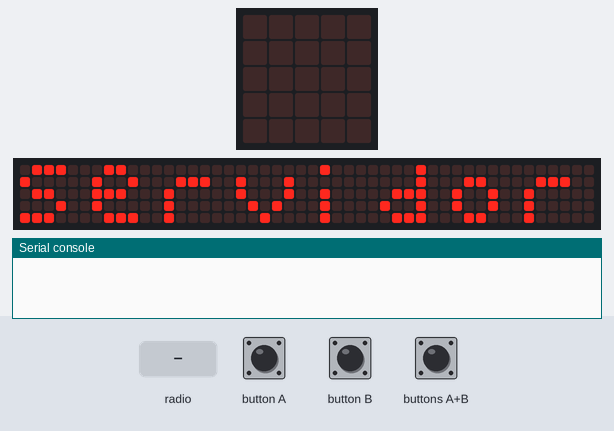
The program below on a simulated BBC micro:bit (MakeCode). Parts: the board's 5×5 LED display, a strip that is not on the board, showing the scrolling text unrolled, the last lines printed to the serial console. The inputs (shaded band) are chosen by the test bench. No radio messages arrive unless stated (any console line starting 'radio sent:' is added by the test bench); the 48×5 strip is a reading aid, not a part: it shows the text the display is scrolling, unrolled, one strip-width of it at a time.

Above: at 8.8 s.
10.5 s: radio message "Batim=1" arrives
At 10.57 s:
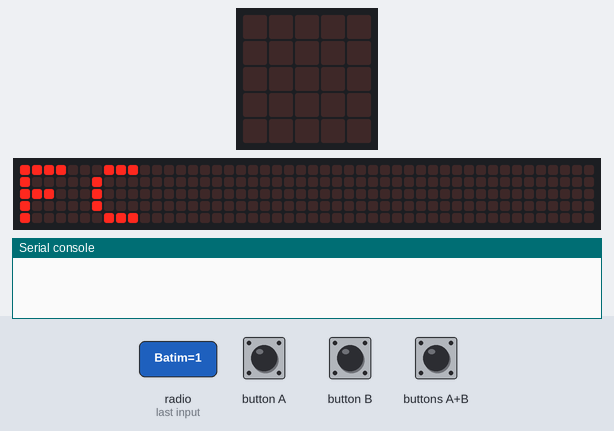
At 11.02 s:
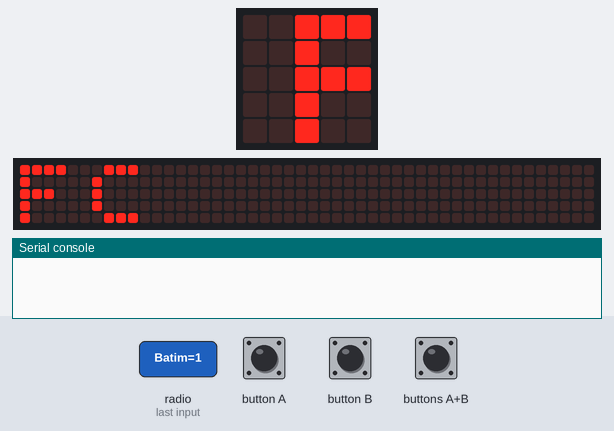
12.4 s: button A pressed for 0.15 s
13.1 s: buttons A+B pressed for 0.15 s
At 13.27 s:
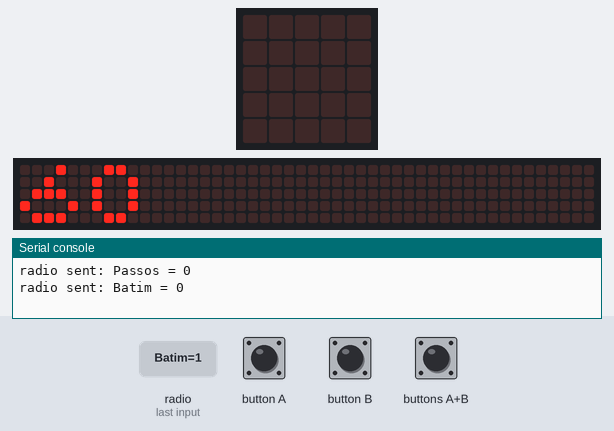
13.8 s: radio message "Passos=1" arrives
16.8 s: radio message "Batim=0" arrives
18.9 s: button B pressed for 0.15 s
At 20.9 s:
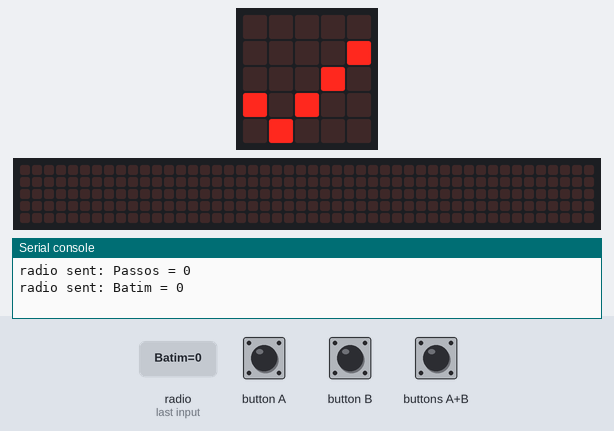

Measured:
- after the input at 10.5 s, the display: changes at once (image 1)
- after the input at 18.9 s, the display: first differs from a run without the input after 1.7 s (image 4)
- what the display in image 0 shows lasts 0.4 s, from 8.8 s to 9.2 s
- what the display in image 4 shows lasts 0.5 s, from 20.6 s to 21.1 s

The program:

main.ts
```typescript
input.onButtonPressed(Button.A, function () {
    radio.sendValue("Passos", totalPassos)
    radio.sendValue("Batim", totalBatimentos)
    basic.showIcon(IconNames.Yes)
    basic.pause(1000)
    basic.clearScreen()
})
input.onButtonPressed(Button.AB, function () {
    totalBatimentos = 0
    totalPassos = 0
    basic.showIcon(IconNames.StickFigure)
    basic.pause(1000)
    basic.clearScreen()
})
input.onButtonPressed(Button.B, function () {
    totalBatimentos += 1
    basic.showIcon(IconNames.Yes)
    basic.pause(1000)
    basic.clearScreen()
})
// O que precisamos definir para poder enviar essas informações para outro grupo de rádio específico?
radio.onReceivedValue(function (name, value) {
    // Qual é o valor recebido que devemos colocar para adicionar o comparativo de "Passos" ?
    if (name == "Passos") {
        basic.showString("IT")
        basic.showNumber(value)
        basic.pause(500)
        basic.clearScreen()
    }
    // Qual é o valor recebido que devemos colocar para adicionar o comparativo de "Passos" ?
    if (name == "Batim") {
        basic.showString("FC")
        // Qual valor será necessário encontrar para calcular os batimentos cardíacos x 60?
        basic.showNumber(value * 60)
        basic.pause(1000)
        basic.clearScreen()
    }
})
input.onGesture(Gesture.ThreeG, function () {
    totalPassos += 1
})
let totalBatimentos = 0
let totalPassos = 0
radio.setGroup(1)
basic.showIcon(IconNames.Ghost)
basic.pause(500)
basic.showString("Servidor")
```

test.ts
```typescript
// testes vão aqui; isto não será compilado quando este pacote for usado como uma extensão.
```
